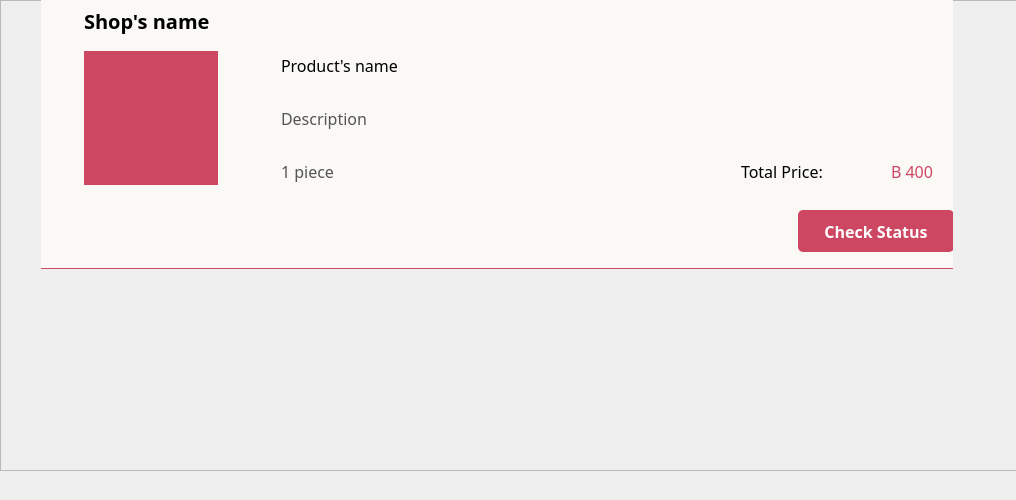
         <widget class="QWidget" name="scrollAreaWidgetContents_toberecieved">
          <property name="geometry">
           <rect>
            <x>0</x>
            <y>0</y>
            <width>1016</width>
            <height>500</height>
           </rect>
          </property>
          <property name="minimumSize">
           <size>
            <width>0</width>
            <height>500</height>
           </size>
          </property>
          <widget class="QFrame" name="frame_toberecieved">
           <property name="geometry">
            <rect>
             <x>0</x>
             <y>0</y>
             <width>1031</width>
             <height>471</height>
            </rect>
           </property>
           <property name="frameShape">
            <enum>QFrame::StyledPanel</enum>
           </property>
           <property name="frameShadow">
            <enum>QFrame::Raised</enum>
           </property>
           <widget class="QWidget" name="receiveordercontainer" native="true">
            <property name="geometry">
             <rect>
              <x>41</x>
              <y>0</y>
              <width>912</width>
              <height>269</height>
             </rect>
            </property>
            <property name="styleSheet">
             <string notr="true">border-bottom: 1px solid #CD4662;
background: #FAF9F6;
</string>
            </property>
            <widget class="QLabel" name="shopnameforcart_3">
             <property name="geometry">
              <rect>
               <x>43</x>
               <y>0</y>
               <width>131</width>
               <height>41</height>
              </rect>
             </property>
             <property name="styleSheet">
              <string notr="true">border: none;
color: #000;
font-family: Suwannaphum;
font-size: 20px;
font-style: normal;
font-weight: 700;
line-height: normal;</string>
             </property>
             <property name="text">
              <string>Shop's name</string>
             </property>
            </widget>
            <widget class="QLabel" name="cartorderpic_3">
             <property name="geometry">
              <rect>
               <x>43</x>
               <y>51</y>
               <width>134</width>
               <height>134</height>
              </rect>
             </property>
             <property name="styleSheet">
              <string notr="true">border: none;
border-radius: 70px;
background: #cd4662;</string>
             </property>
             <property name="text">
              <string/>
             </property>
            </widget>
            <widget class="QLabel" name="productcartname_3">
             <property name="geometry">
              <rect>
               <x>240</x>
               <y>51</y>
               <width>672</width>
               <height>28</height>
              </rect>
             </property>
             <property name="styleSheet">
              <string notr="true">border: none;
color: #000;
font-family: Suwannaphum;
font-size: 16px;
font-style: normal;
font-weight: 400;
line-height: normal;</string>
             </property>
             <property name="text">
              <string>Product's name</string>
             </property>
            </widget>
            <widget class="QLabel" name="productcartdescrip_3">
             <property name="geometry">
              <rect>
               <x>240</x>
               <y>104</y>
               <width>672</width>
               <height>28</height>
              </rect>
             </property>
             <property name="styleSheet">
              <string notr="true">border: none;
color: #545454;
font-family: Suwannaphum;
font-size: 16px;
font-style: normal;
font-weight: 400;
line-height: normal;</string>
             </property>
             <property name="text">
              <string>Description</string>
             </property>
            </widget>
            <widget class="QLabel" name="productnum_3">
             <property name="geometry">
              <rect>
               <x>240</x>
               <y>157</y>
               <width>672</width>
               <height>28</height>
              </rect>
             </property>
             <property name="styleSheet">
              <string notr="true">border: none;
color: #545454;
font-family: Suwannaphum;
font-size: 16px;
font-style: normal;
font-weight: 400;
line-height: normal;</string>
             </property>
             <property name="text">
              <string>1 piece</string>
             </property>
            </widget>
            <widget class="QLabel" name="totalpricecartlabel_3">
             <property name="geometry">
              <rect>
               <x>700</x>
               <y>157</y>
               <width>81</width>
               <height>28</height>
              </rect>
             </property>
             <property name="styleSheet">
              <string notr="true">border: none;
color: #000;
font-family: Suwannaphum;
font-size: 16px;
font-style: normal;
font-weight: 400;
line-height: normal;</string>
             </property>
             <property name="text">
              <string>Total Price:</string>
             </property>
            </widget>
            <widget class="QLabel" name="totalpricecartnumlabel_3">
             <property name="geometry">
              <rect>
               <x>850</x>
               <y>157</y>
               <width>49</width>
               <height>28</height>
              </rect>
             </property>
             <property name="styleSheet">
              <string notr="true">border: none;
color: #cd4662;
font-family: Suwannaphum;
font-size: 16px;
font-style: normal;
font-weight: 400;
line-height: normal;</string>
             </property>
             <property name="text">
              <string>B 400</string>
             </property>
            </widget>
            <widget class="QPushButton" name="checkstatusreceivebutton">
             <property name="geometry">
              <rect>
               <x>757</x>
               <y>210</y>
               <width>156</width>
               <height>42</height>
              </rect>
             </property>
             <property name="styleSheet">
              <string notr="true">color: #FFF;
background-color: #cd4662;
border: none;
text-align: center;
font-family: Suwannaphum;
font-size: 16px;
font-style: normal;
font-weight: 700;
line-height: normal;
border-radius: 5px;</string>
             </property>
             <property name="text">
              <string>Check Status</string>
             </property>
            </widget>
           </widget>
          </widget>
         </widget>
